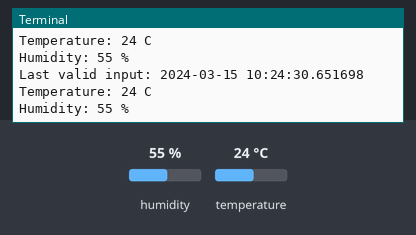
Recording of a program running on a simulated Raspberry Pi (BCM pin numbers). Parts: the last lines printed to the terminal. Inputs (shaded band) come from the test bench; at power-on: humidity 55 %, temperature 24 °C. The clock reads 2024-03-15 10:24:30 at power-on unless the program sets it.

Above: at 1.2 s.
1.3 s: humidity set to 22 %
At 1.3 s:
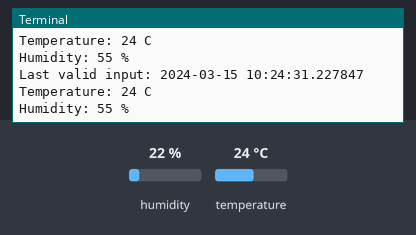
2.8 s: temperature set to 12 °C
At 3.4 s:
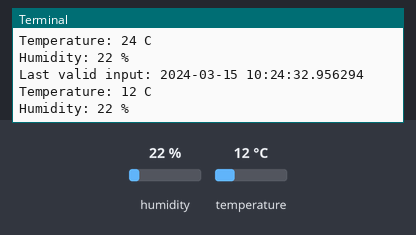
4.3 s: humidity set to 40 %
At 5.2 s:
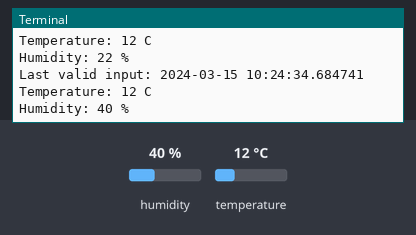
Timing chart, 0 to 7.3 s (numbered marks = the images above; inputs shaded):
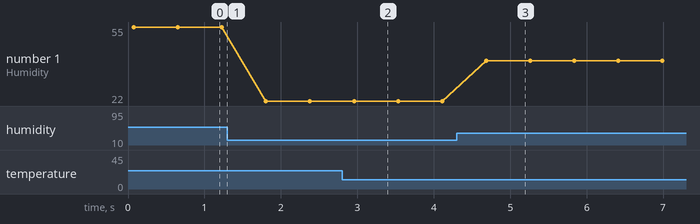

The program:

temperature.py
```python
import RPi.GPIO as GPIO
import dht11
import time
import datetime

# initialize GPIO
GPIO.setwarnings(False)
GPIO.setmode(GPIO.BCM)
GPIO.cleanup()

# read data using pin 5
instance = dht11.DHT11(pin = 5)

try:
	while True:
		result = instance.read()
		if result.is_valid():
			print("Last valid input: " + str(datetime.datetime.now()))
			print("Temperature: %d C" % result.temperature)
			print("Humidity: %d %%" % result.humidity)

		time.sleep(0.5)

except KeyboardInterrupt:
	GPIO.cleanup()
```

Measured:
- after the input at 2.8 s, the terminal: prints a new line after 0.16 s (image 2)
- after the input at 4.3 s, the terminal: prints a new line after 0.39 s (image 3)
- plotted number 1: 55 → 22 after the input at 1.3 s, 22 → 40 after the input at 4.3 s
